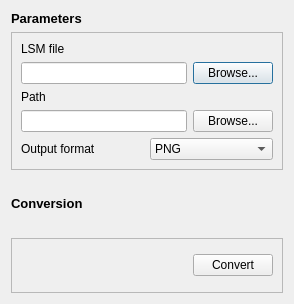
<?xml version="1.0" encoding="UTF-8"?>
<ui version="4.0">
 <class>LsmToMegaExportDialog</class>
 <widget class="QDialog" name="LsmToMegaExportDialog">
  <property name="geometry">
   <rect>
    <x>0</x>
    <y>0</y>
    <width>294</width>
    <height>304</height>
   </rect>
  </property>
  <property name="windowTitle">
   <string>LSM to MegaCapture exporter</string>
  </property>
  <layout class="QGridLayout" name="gridLayout_11">
   <item row="0" column="0">
    <layout class="QGridLayout" name="gridLayout_10">
     <item row="0" column="0">
      <widget class="QLabel" name="label">
       <property name="text">
        <string>&lt;!DOCTYPE HTML PUBLIC &quot;-//W3C//DTD HTML 4.0//EN&quot; &quot;http://www.w3.org/TR/REC-html40/strict.dtd&quot;&gt;
&lt;html&gt;&lt;head&gt;&lt;meta name=&quot;qrichtext&quot; content=&quot;1&quot; /&gt;&lt;style type=&quot;text/css&quot;&gt;
p, li { white-space: pre-wrap; }
&lt;/style&gt;&lt;/head&gt;&lt;body style=&quot; font-family:'Sans'; font-size:10pt; font-weight:400; font-style:normal;&quot;&gt;
&lt;p style=&quot; margin-top:0px; margin-bottom:0px; margin-left:0px; margin-right:0px; -qt-block-indent:0; text-indent:0px;&quot;&gt;&lt;span style=&quot; font-weight:600;&quot;&gt;Parameters&lt;/span&gt;&lt;/p&gt;&lt;/body&gt;&lt;/html&gt;</string>
       </property>
      </widget>
     </item>
     <item row="1" column="0">
      <widget class="QFrame" name="frame_2">
       <property name="frameShape">
        <enum>QFrame::StyledPanel</enum>
       </property>
       <property name="frameShadow">
        <enum>QFrame::Raised</enum>
       </property>
       <layout class="QGridLayout" name="gridLayout_8">
        <item row="0" column="0">
         <layout class="QGridLayout" name="gridLayout_6">
          <item row="1" column="0">
           <layout class="QGridLayout" name="gridLayout_2">
            <item row="0" column="1">
             <widget class="QPushButton" name="selectLsmFile">
              <property name="text">
               <string>Browse...</string>
              </property>
             </widget>
            </item>
            <item row="0" column="0">
             <widget class="QLineEdit" name="lsmFileName">
              <property name="readOnly">
               <bool>true</bool>
              </property>
             </widget>
            </item>
           </layout>
          </item>
          <item row="0" column="0">
           <widget class="QLabel" name="selectLSMLabel">
            <property name="text">
             <string>LSM file</string>
            </property>
           </widget>
          </item>
         </layout>
        </item>
        <item row="1" column="0">
         <layout class="QGridLayout" name="gridLayout_5">
          <item row="1" column="0">
           <layout class="QGridLayout" name="gridLayout_3">
            <item row="0" column="1">
             <widget class="QPushButton" name="selectMegaPath">
              <property name="text">
               <string>Browse...</string>
              </property>
             </widget>
            </item>
            <item row="0" column="0">
             <widget class="QLineEdit" name="megaFilePath">
              <property name="readOnly">
               <bool>true</bool>
              </property>
             </widget>
            </item>
           </layout>
          </item>
          <item row="0" column="0">
           <widget class="QLabel" name="megaFilePath_2">
            <property name="text">
             <string>Path</string>
            </property>
           </widget>
          </item>
         </layout>
        </item>
        <item row="2" column="0">
         <layout class="QGridLayout" name="gridLayout">
          <item row="0" column="0">
           <widget class="QLabel" name="outputFormatLabel">
            <property name="text">
             <string>Output format</string>
            </property>
           </widget>
          </item>
          <item row="0" column="1">
           <widget class="QComboBox" name="outputFormat">
            <item>
             <property name="text">
              <string>PNG</string>
             </property>
            </item>
            <item>
             <property name="text">
              <string>TIFF</string>
             </property>
            </item>
           </widget>
          </item>
         </layout>
        </item>
       </layout>
      </widget>
     </item>
    </layout>
   </item>
   <item row="1" column="0">
    <layout class="QGridLayout" name="gridLayout_9">
     <item row="0" column="0">
      <widget class="QLabel" name="label_2">
       <property name="text">
        <string>&lt;!DOCTYPE HTML PUBLIC &quot;-//W3C//DTD HTML 4.0//EN&quot; &quot;http://www.w3.org/TR/REC-html40/strict.dtd&quot;&gt;
&lt;html&gt;&lt;head&gt;&lt;meta name=&quot;qrichtext&quot; content=&quot;1&quot; /&gt;&lt;style type=&quot;text/css&quot;&gt;
p, li { white-space: pre-wrap; }
&lt;/style&gt;&lt;/head&gt;&lt;body style=&quot; font-family:'Sans'; font-size:10pt; font-weight:400; font-style:normal;&quot;&gt;
&lt;p style=&quot; margin-top:0px; margin-bottom:0px; margin-left:0px; margin-right:0px; -qt-block-indent:0; text-indent:0px;&quot;&gt;&lt;span style=&quot; font-weight:600;&quot;&gt;Conversion&lt;/span&gt;&lt;/p&gt;&lt;/body&gt;&lt;/html&gt;</string>
       </property>
      </widget>
     </item>
     <item row="1" column="0">
      <widget class="QFrame" name="frame">
       <property name="frameShape">
        <enum>QFrame::StyledPanel</enum>
       </property>
       <property name="frameShadow">
        <enum>QFrame::Raised</enum>
       </property>
       <layout class="QGridLayout" name="gridLayout_7">
        <item row="0" column="0">
         <layout class="QGridLayout" name="gridLayout_4">
          <item row="0" column="1">
           <spacer name="horizontalSpacer">
            <property name="orientation">
             <enum>Qt::Horizontal</enum>
            </property>
            <property name="sizeHint" stdset="0">
             <size>
              <width>40</width>
              <height>20</height>
             </size>
            </property>
           </spacer>
          </item>
          <item row="0" column="2">
           <widget class="QPushButton" name="convert">
            <property name="text">
             <string>Convert</string>
            </property>
           </widget>
          </item>
          <item row="0" column="0">
           <widget class="QLabel" name="convertLabel">
            <property name="text">
             <string/>
            </property>
           </widget>
          </item>
         </layout>
        </item>
       </layout>
      </widget>
     </item>
    </layout>
   </item>
  </layout>
 </widget>
 <resources/>
 <connections/>
</ui>
